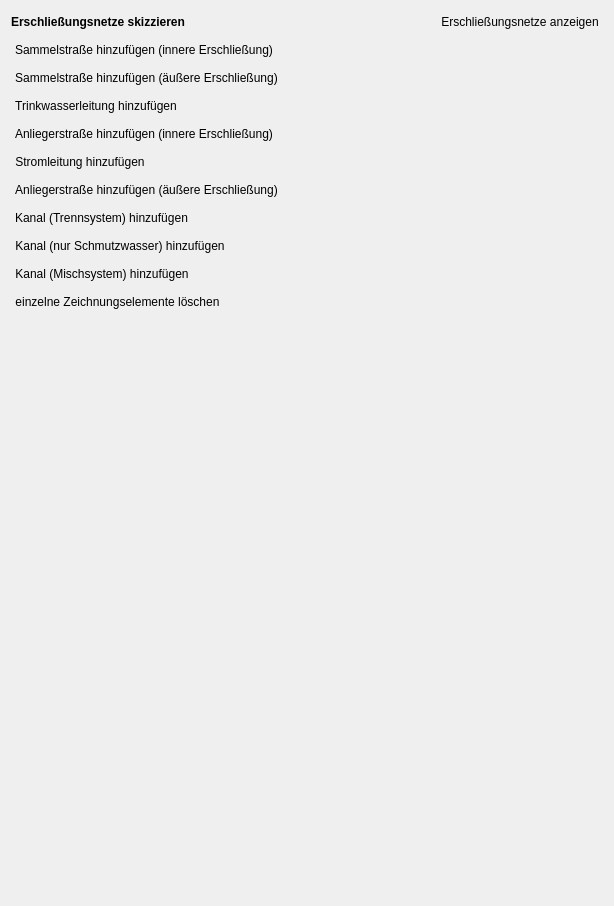
      <widget class="QWidget" name="page">
       <property name="geometry">
        <rect>
         <x>0</x>
         <y>0</y>
         <width>614</width>
         <height>906</height>
        </rect>
       </property>
       <attribute name="label">
        <string>Erschließungsnetze</string>
       </attribute>
       <layout class="QVBoxLayout" name="verticalLayout_2">
        <item>
         <layout class="QHBoxLayout" name="horizontalLayout_2">
          <item>
           <widget class="QLabel" name="label">
            <property name="font">
             <font>
              <weight>75</weight>
              <bold>true</bold>
             </font>
            </property>
            <property name="text">
             <string>Erschließungsnetze skizzieren</string>
            </property>
           </widget>
          </item>
          <item>
           <spacer name="horizontalSpacer">
            <property name="orientation">
             <enum>Qt::Horizontal</enum>
            </property>
            <property name="sizeHint" stdset="0">
             <size>
              <width>40</width>
              <height>20</height>
             </size>
            </property>
           </spacer>
          </item>
          <item>
           <widget class="QPushButton" name="pushButton">
            <property name="sizePolicy">
             <sizepolicy hsizetype="Fixed" vsizetype="Fixed">
              <horstretch>0</horstretch>
              <verstretch>0</verstretch>
             </sizepolicy>
            </property>
            <property name="layoutDirection">
             <enum>Qt::RightToLeft</enum>
            </property>
            <property name="text">
             <string>Erschließungsnetze anzeigen</string>
            </property>
            <property name="icon">
             <iconset>
              <normaloff>../../images/181112_Icons_toggle_visibility_off.png</normaloff>
              <normalon>../../images/181112_Icons_toggle_visibility_on.png</normalon>
              <disabledon>../../images/181112_Icons_toggle_visibility_on.png</disabledon>../../images/181112_Icons_toggle_visibility_off.png</iconset>
            </property>
            <property name="checkable">
             <bool>true</bool>
            </property>
            <property name="flat">
             <bool>true</bool>
            </property>
           </widget>
          </item>
         </layout>
        </item>
        <item>
         <widget class="QPushButton" name="pushButton_50">
          <property name="sizePolicy">
           <sizepolicy hsizetype="Fixed" vsizetype="Fixed">
            <horstretch>0</horstretch>
            <verstretch>0</verstretch>
           </sizepolicy>
          </property>
          <property name="text">
           <string>Sammelstraße hinzufügen (innere Erschließung)</string>
          </property>
          <property name="icon">
           <iconset>
            <normaloff>../../images/edit.png</normaloff>../../images/edit.png</iconset>
          </property>
          <property name="checkable">
           <bool>true</bool>
          </property>
          <property name="autoExclusive">
           <bool>true</bool>
          </property>
          <property name="flat">
           <bool>true</bool>
          </property>
         </widget>
        </item>
        <item>
         <widget class="QPushButton" name="pushButton_49">
          <property name="sizePolicy">
           <sizepolicy hsizetype="Fixed" vsizetype="Fixed">
            <horstretch>0</horstretch>
            <verstretch>0</verstretch>
           </sizepolicy>
          </property>
          <property name="text">
           <string>Sammelstraße hinzufügen (äußere Erschließung)</string>
          </property>
          <property name="icon">
           <iconset>
            <normaloff>../../images/edit.png</normaloff>../../images/edit.png</iconset>
          </property>
          <property name="checkable">
           <bool>true</bool>
          </property>
          <property name="autoExclusive">
           <bool>true</bool>
          </property>
          <property name="flat">
           <bool>true</bool>
          </property>
         </widget>
        </item>
        <item>
         <widget class="QPushButton" name="pushButton_48">
          <property name="sizePolicy">
           <sizepolicy hsizetype="Fixed" vsizetype="Fixed">
            <horstretch>0</horstretch>
            <verstretch>0</verstretch>
           </sizepolicy>
          </property>
          <property name="text">
           <string>Trinkwasserleitung hinzufügen</string>
          </property>
          <property name="icon">
           <iconset>
            <normaloff>../../images/edit.png</normaloff>../../images/edit.png</iconset>
          </property>
          <property name="checkable">
           <bool>true</bool>
          </property>
          <property name="autoExclusive">
           <bool>true</bool>
          </property>
          <property name="flat">
           <bool>true</bool>
          </property>
         </widget>
        </item>
        <item>
         <widget class="QPushButton" name="pushButton_47">
          <property name="sizePolicy">
           <sizepolicy hsizetype="Fixed" vsizetype="Fixed">
            <horstretch>0</horstretch>
            <verstretch>0</verstretch>
           </sizepolicy>
          </property>
          <property name="text">
           <string>Anliegerstraße hinzufügen (innere Erschließung)</string>
          </property>
          <property name="icon">
           <iconset>
            <normaloff>../../images/edit.png</normaloff>../../images/edit.png</iconset>
          </property>
          <property name="checkable">
           <bool>true</bool>
          </property>
          <property name="autoExclusive">
           <bool>true</bool>
          </property>
          <property name="flat">
           <bool>true</bool>
          </property>
         </widget>
        </item>
        <item>
         <widget class="QPushButton" name="pushButton_46">
          <property name="sizePolicy">
           <sizepolicy hsizetype="Fixed" vsizetype="Fixed">
            <horstretch>0</horstretch>
            <verstretch>0</verstretch>
           </sizepolicy>
          </property>
          <property name="text">
           <string>Stromleitung hinzufügen</string>
          </property>
          <property name="icon">
           <iconset>
            <normaloff>../../images/edit.png</normaloff>../../images/edit.png</iconset>
          </property>
          <property name="checkable">
           <bool>true</bool>
          </property>
          <property name="autoExclusive">
           <bool>true</bool>
          </property>
          <property name="flat">
           <bool>true</bool>
          </property>
         </widget>
        </item>
        <item>
         <widget class="QPushButton" name="pushButton_45">
          <property name="sizePolicy">
           <sizepolicy hsizetype="Fixed" vsizetype="Fixed">
            <horstretch>0</horstretch>
            <verstretch>0</verstretch>
           </sizepolicy>
          </property>
          <property name="text">
           <string>Anliegerstraße hinzufügen (äußere Erschließung)</string>
          </property>
          <property name="icon">
           <iconset>
            <normaloff>../../images/edit.png</normaloff>../../images/edit.png</iconset>
          </property>
          <property name="checkable">
           <bool>true</bool>
          </property>
          <property name="autoExclusive">
           <bool>true</bool>
          </property>
          <property name="flat">
           <bool>true</bool>
          </property>
         </widget>
        </item>
        <item>
         <widget class="QPushButton" name="pushButton_44">
          <property name="sizePolicy">
           <sizepolicy hsizetype="Fixed" vsizetype="Fixed">
            <horstretch>0</horstretch>
            <verstretch>0</verstretch>
           </sizepolicy>
          </property>
          <property name="text">
           <string>Kanal (Trennsystem) hinzufügen</string>
          </property>
          <property name="icon">
           <iconset>
            <normaloff>../../images/edit.png</normaloff>../../images/edit.png</iconset>
          </property>
          <property name="checkable">
           <bool>true</bool>
          </property>
          <property name="autoExclusive">
           <bool>true</bool>
          </property>
          <property name="flat">
           <bool>true</bool>
          </property>
         </widget>
        </item>
        <item>
         <widget class="QPushButton" name="pushButton_43">
          <property name="sizePolicy">
           <sizepolicy hsizetype="Fixed" vsizetype="Fixed">
            <horstretch>0</horstretch>
            <verstretch>0</verstretch>
           </sizepolicy>
          </property>
          <property name="text">
           <string>Kanal (nur Schmutzwasser) hinzufügen</string>
          </property>
          <property name="icon">
           <iconset>
            <normaloff>../../images/edit.png</normaloff>../../images/edit.png</iconset>
          </property>
          <property name="checkable">
           <bool>true</bool>
          </property>
          <property name="autoExclusive">
           <bool>true</bool>
          </property>
          <property name="flat">
           <bool>true</bool>
          </property>
         </widget>
        </item>
        <item>
         <widget class="QPushButton" name="pushButton_42">
          <property name="sizePolicy">
           <sizepolicy hsizetype="Fixed" vsizetype="Fixed">
            <horstretch>0</horstretch>
            <verstretch>0</verstretch>
           </sizepolicy>
          </property>
          <property name="text">
           <string>Kanal (Mischsystem) hinzufügen</string>
          </property>
          <property name="icon">
           <iconset>
            <normaloff>../../images/edit.png</normaloff>../../images/edit.png</iconset>
          </property>
          <property name="checkable">
           <bool>true</bool>
          </property>
          <property name="autoExclusive">
           <bool>true</bool>
          </property>
          <property name="flat">
           <bool>true</bool>
          </property>
         </widget>
        </item>
        <item>
         <widget class="QPushButton" name="pushButton_41">
          <property name="sizePolicy">
           <sizepolicy hsizetype="Fixed" vsizetype="Fixed">
            <horstretch>0</horstretch>
            <verstretch>0</verstretch>
           </sizepolicy>
          </property>
          <property name="text">
           <string>einzelne Zeichnungselemente löschen</string>
          </property>
          <property name="icon">
           <iconset>
            <normaloff>../../images/edit.png</normaloff>../../images/edit.png</iconset>
          </property>
          <property name="checkable">
           <bool>true</bool>
          </property>
          <property name="autoExclusive">
           <bool>true</bool>
          </property>
          <property name="flat">
           <bool>true</bool>
          </property>
         </widget>
        </item>
        <item>
         <spacer name="verticalSpacer">
          <property name="orientation">
           <enum>Qt::Vertical</enum>
          </property>
          <property name="sizeHint" stdset="0">
           <size>
            <width>20</width>
            <height>40</height>
           </size>
          </property>
         </spacer>
        </item>
       </layout>
      </widget>
